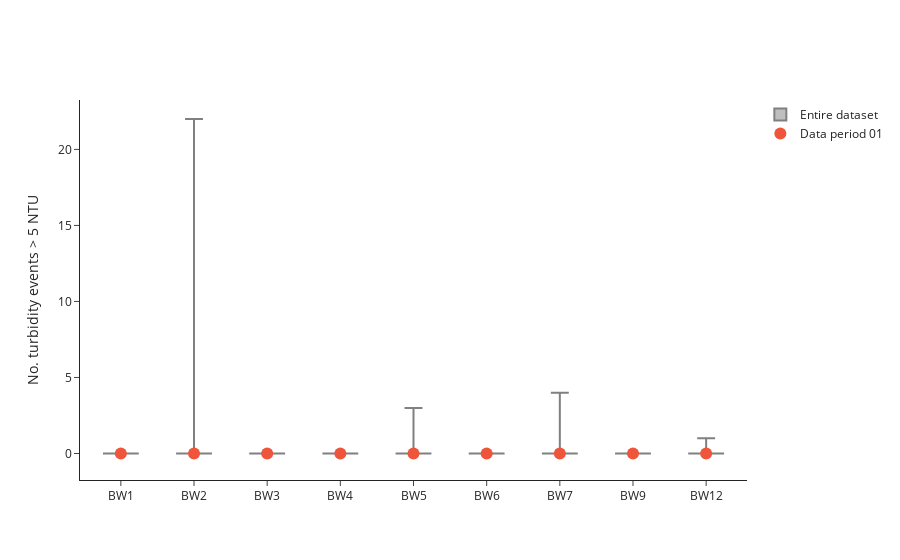

Notebook code for this chart:
### Markdown cell above
Count turbidity events, defined as a 15-minute timestep with turbidity value measurements above {ntu_threshold} NTU.

### Code cell
ntu_threshold = 5
turbidity_events = count_turbidity_events(threshold=ntu_threshold)
ntu_dataset_stats = turbidity_events.groupby('bwfl_id')['num_events'].describe(percentiles=[.01, .10, .25, .50, .75, .90, .99])
ntu_period_stats = turbidity_events[turbidity_events['data_period'] == data_period][['bwfl_id', 'num_events']]

fig = go.Figure()

for i, bwfl_id in enumerate(ntu_dataset_stats.index):
    stats = ntu_dataset_stats.loc[bwfl_id]

    if stats['count'] != 0:
        fig.add_trace(go.Box(
            x=[bwfl_id],
            lowerfence=[stats['min']],
            q1=[stats['25%']],
            median=[stats['50%']],
            q3=[stats['75%']],
            upperfence=[stats['max']],
            name='Entire dataset',
            marker_color='grey',
            boxpoints=False,
            offsetgroup='dataset_stats',
            showlegend=(i == 0)
        ))

fig.add_trace(go.Scatter(
    y=ntu_period_stats['num_events'],
    x=ntu_period_stats['bwfl_id'],
    marker_color=default_colors[1],
    marker=dict(color=default_colors[1], size=12),
    mode="markers",
    name=f'Data period {str(data_period).zfill(2)}',
))

fig.update_layout(
    yaxis_title=f"No. turbidity events > {ntu_threshold} NTU",
    xaxis_title='',
    xaxis=dict(
        tickmode='array',
        tickvals=sorted(turbidity_events['bwfl_id'].unique(), key=lambda x: int(x[2:])),
        ticktext=sorted(turbidity_events['bwfl_id'].unique(), key=lambda x: int(x[2:])),
        categoryorder='array',
        categoryarray=sorted(turbidity_events['bwfl_id'].unique(), key=lambda x: int(x[2:]))
    ),
    legend_title_text='',
    template='simple_white',
    boxmode='group',
    height=450,
)

fig.show()

### Figure 1 — Plotly figure (JSON) as saved in the notebook; plotly's stock layout.template omitted (floating-point values rounded to 4 significant figures)
{"data": [{"boxpoints": false, "lowerfence": [0], "marker": {"color": "grey"}, "median": [0], "name": "Entire dataset", "offsetgroup": "dataset_stats", "q1": [0], "q3": [0], "showlegend": true, "type": "box", "upperfence": [0], "x": ["BW1"]}, {"boxpoints": false, "lowerfence": [0], "marker": {"color": "grey"}, "median": [0], "name": "Entire dataset", "offsetgroup": "dataset_stats", "q1": [0], "q3": [0], "showlegend": false, "type": "box", "upperfence": [1], "x": ["BW12"]}, {"boxpoints": false, "lowerfence": [0], "marker": {"color": "grey"}, "median": [0], "name": "Entire dataset", "offsetgroup": "dataset_stats", "q1": [0], "q3": [0], "showlegend": false, "type": "box", "upperfence": [22], "x": ["BW2"]}, {"boxpoints": false, "lowerfence": [0], "marker": {"color": "grey"}, "median": [0], "name": "Entire dataset", "offsetgroup": "dataset_stats", "q1": [0], "q3": [0], "showlegend": false, "type": "box", "upperfence": [0], "x": ["BW3"]}, {"boxpoints": false, "lowerfence": [0], "marker": {"color": "grey"}, "median": [0], "name": "Entire dataset", "offsetgroup": "dataset_stats", "q1": [0], "q3": [0], "showlegend": false, "type": "box", "upperfence": [0], "x": ["BW4"]}, {"boxpoints": false, "lowerfence": [0], "marker": {"color": "grey"}, "median": [0], "name": "Entire dataset", "offsetgroup": "dataset_stats", "q1": [0], "q3": [0], "showlegend": false, "type": "box", "upperfence": [3], "x": ["BW5"]}, {"boxpoints": false, "lowerfence": [0], "marker": {"color": "grey"}, "median": [0], "name": "Entire dataset", "offsetgroup": "dataset_stats", "q1": [0], "q3": [0], "showlegend": false, "type": "box", "upperfence": [0], "x": ["BW6"]}, {"boxpoints": false, "lowerfence": [0], "marker": {"color": "grey"}, "median": [0], "name": "Entire dataset", "offsetgroup": "dataset_stats", "q1": [0], "q3": [0], "showlegend": false, "type": "box", "upperfence": [4], "x": ["BW7"]}, {"boxpoints": false, "lowerfence": [0], "marker": {"color": "grey"}, "median": [0], "name": "Entire dataset", "offsetgroup": "dataset_stats", "q1": [0], "q3": [0], "showlegend": false, "type": "box", "upperfence": [0], "x": ["BW9"]}, {"marker": {"color": "#EF553B", "size": 12}, "mode": "markers", "name": "Data period 01", "type": "scatter", "x": ["BW1", "BW2", "BW3", "BW4", "BW5", "BW6", "BW7", "BW9", "BW12"], "y": [0, 0, 0, 0, 0, 0, 0, 0, 0]}], "layout": {"autosize": true, "boxmode": "group", "legend": {"title": {"text": ""}}, "xaxis": {"autorange": true, "categoryarray": ["BW1", "BW2", "BW3", "BW4", "BW5", "BW6", "BW7", "BW9", "BW12"], "categoryorder": "array", "range": [-0.6075, 8.607], "tickmode": "array", "ticktext": ["BW1", "BW2", "BW3", "BW4", "BW5", "BW6", "BW7", "BW9", "BW12"], "tickvals": ["BW1", "BW2", "BW3", "BW4", "BW5", "BW6", "BW7", "BW9", "BW12"], "title": {"text": ""}, "type": "category"}, "yaxis": {"autorange": true, "range": [-1.962, 23.26], "title": {"text": "No. turbidity events > 5 NTU"}, "type": "linear"}}}
